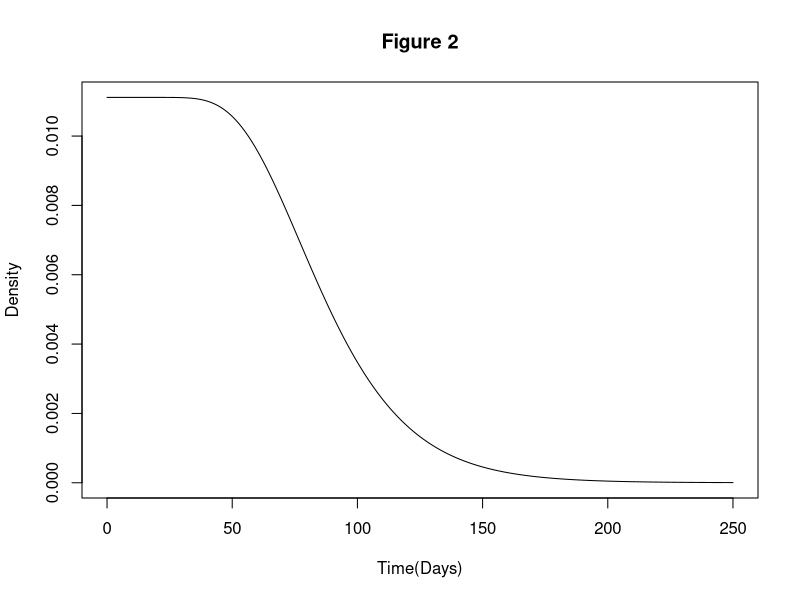

This chart was generated by the following R code:
library(tidyverse)
##----given info-----------------------------------------------

mu <- 4.447
sigma <- sqrt(0.105)

##----Mean IAD----------------------------------------------

M <- exp(mu + sigma^2 / 2)

##----g(r)----------------------------------------------------

g <- function(r) {
  F_r <- plnorm(r, meanlog = mu, sdlog = sigma)
  (1-F_r) / M
}

##----Curve----------------------------------------------

curve(g, from=0, to=250, n=800,
      xlab= "Time(Days)",
      ylab= "Density",
      main= "Figure 2")

##----End---------------------------------------------------------